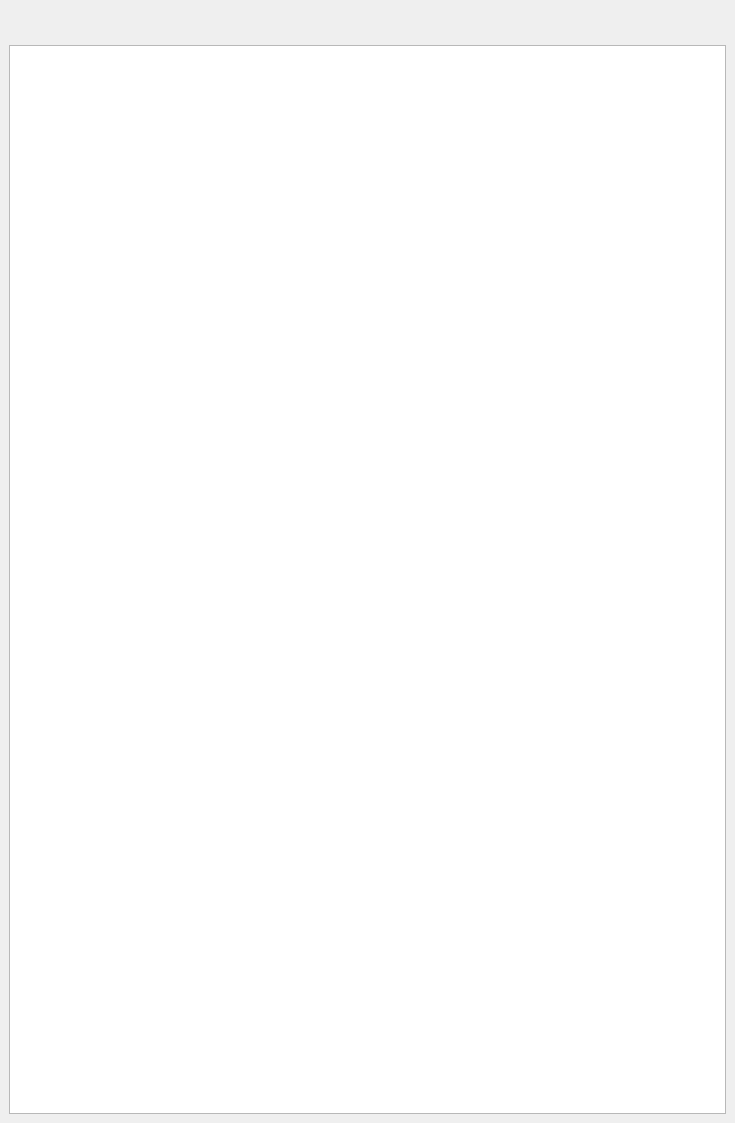
<?xml version="1.0" encoding="UTF-8"?>
<ui version="4.0">
 <class>MainWindow</class>
 <widget class="QMainWindow" name="MainWindow">
  <property name="geometry">
   <rect>
    <x>0</x>
    <y>0</y>
    <width>735</width>
    <height>1123</height>
   </rect>
  </property>
  <property name="sizePolicy">
   <sizepolicy hsizetype="Preferred" vsizetype="Preferred">
    <horstretch>0</horstretch>
    <verstretch>0</verstretch>
   </sizepolicy>
  </property>
  <property name="windowTitle">
   <string>MindWave Graphs</string>
  </property>
  <widget class="QWidget" name="centralwidget">
   <layout class="QVBoxLayout" name="verticalLayout">
    <item>
     <widget class="QwtPlot" name="plt_raw">
      <property name="maximumSize">
       <size>
        <width>16777215</width>
        <height>200</height>
       </size>
      </property>
     </widget>
    </item>
    <item>
     <widget class="QwtPlot" name="plt_heart_rate"/>
    </item>
    <item>
     <widget class="QwtPlot" name="plt_attention">
      <property name="maximumSize">
       <size>
        <width>16777215</width>
        <height>200</height>
       </size>
      </property>
     </widget>
    </item>
    <item>
     <widget class="QwtPlot" name="plt_meditation">
      <property name="maximumSize">
       <size>
        <width>16777215</width>
        <height>200</height>
       </size>
      </property>
     </widget>
    </item>
    <item>
     <widget class="QwtPlot" name="plt_delta">
      <property name="maximumSize">
       <size>
        <width>16777215</width>
        <height>200</height>
       </size>
      </property>
     </widget>
    </item>
    <item>
     <widget class="QwtPlot" name="plt_theta">
      <property name="maximumSize">
       <size>
        <width>16777215</width>
        <height>200</height>
       </size>
      </property>
     </widget>
    </item>
    <item>
     <widget class="QListWidget" name="lst_messages"/>
    </item>
   </layout>
  </widget>
 </widget>
 <customwidgets>
  <customwidget>
   <class>QwtPlot</class>
   <extends>QFrame</extends>
   <header>qwt_plot.h</header>
   <container>1</container>
  </customwidget>
 </customwidgets>
 <resources/>
 <connections/>
</ui>
